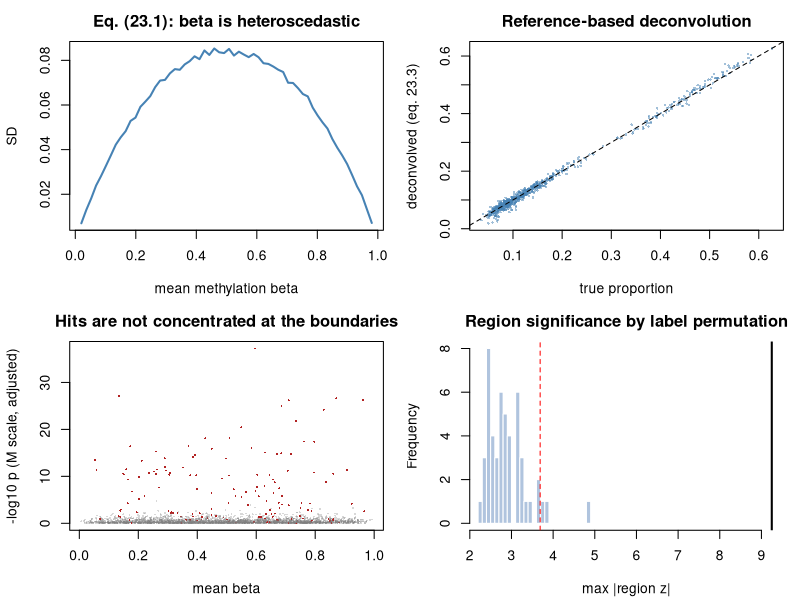

Generate this figure with R:
#' ---
#' title: "Applied 33 - DNA methylation and epigenomics"
#' output: html_document
#' ---
#'
#' **Curriculum link:** `stats.md` -> Topic 23, equations (23.1)-(23.3)
#'
#' ## Dataset card
#'
#' | | |
#' |---|---|
#' | **Real analogue** | Illumina EPIC whole-blood case/control cohort |
#' | **Key confounder** | **Blood cell composition** - usually the dominant signal |
#'
#' ## The three decisions that dominate a methylation analysis
#'
#' 1. **Scale**: model on M, report on beta (23.1).
#' 2. **Cell composition**: confounder, mediator, or outcome? (23.3)
#' 3. **Region vs position**: neighbouring CpGs are correlated.

#+ setup, message = FALSE
suppressPackageStartupMessages(library(MASS))
MODULE_NAME <- "33_methylation_epigenomics"
OUT <- file.path(Sys.getenv("STATS_OUT", unset = "results"), MODULE_NAME)
dir.create(OUT, recursive = TRUE, showWarnings = FALSE)
header <- function(txt) cat("\n", strrep("=", 72), "\n", txt, "\n",
                            strrep("=", 72), "\n", sep = "")
beta_to_m <- function(b, eps = 1e-6) { b <- pmin(pmax(b, eps), 1-eps); log2(b/(1-b)) }
m_to_beta <- function(m) 2^m/(2^m + 1)
CELL_TYPES <- c("CD4T","CD8T","NK","Bcell","Mono","Gran")

#' ## 1. Beta and M-values, eq. (23.1)

#+ beta-m
header("1. Beta values are heteroscedastic; M-values are not (23.1)")
set.seed(3301)
cat(sprintf("  %11s%11s%9s\n", "mean beta", "SD(beta)", "SD(M)"))
for (target in c(0.02, 0.10, 0.30, 0.50, 0.75, 0.95)) {
  m_draws <- rnorm(40000, log2(target/(1-target)), 0.5)
  cat(sprintf("  %11.2f%11.4f%9.4f\n", target, sd(m_to_beta(m_draws)), sd(m_draws)))
}
cat("\n  Probes near 0 or 1 are STRUCTURALLY less variable. A linear model on\n")
cat("  beta gives them standard errors that are too small, so they dominate a\n")
cat("  hit list for a purely mathematical reason. MODEL ON M, REPORT BETA.\n")

#' ## 2. Simulate an array cohort with cell-composition confounding

#+ simulate
header("2. A whole-blood EPIC-like cohort")
simulate_methylation <- function(n = 120, n_probes = 3000, n_dmp = 150) {
  ref_M <- matrix(rnorm(n_probes*length(CELL_TYPES), 0, 2), n_probes) +
    rnorm(n_probes, 0, 1.5)
  case <- rbinom(n, 1, 0.5); age <- rnorm(n, 55, 12); sex <- rbinom(n, 1, 0.5)
  ## Cases have MORE granulocytes and fewer CD4T -> composition is a CONFOUNDER.
  base_logit <- c(1.1, 0.5, 0.2, 0.3, 0.8, 1.9)
  shift <- c(-0.35, 0, 0, 0, 0.10, 0.30)
  W <- t(sapply(seq_len(n), function(i) {
    lg <- base_logit + case[i]*shift + rnorm(length(CELL_TYPES), 0, 0.22)
    exp(lg)/sum(exp(lg))
  }))
  colnames(W) <- CELL_TYPES
  true_eff <- numeric(n_probes)
  dmp <- sample(n_probes, n_dmp); true_eff[dmp] <- rnorm(n_dmp, 0, 0.85)
  M <- ref_M %*% t(W) + outer(true_eff, case) +
    outer(rnorm(n_probes, 0, 0.012), age - mean(age)) +
    matrix(rnorm(n_probes*n, 0, 0.45), n_probes)
  probes <- sprintf("cg%07d", seq_len(n_probes))
  samples <- sprintf("S%03d", seq_len(n))
  dimnames(M) <- list(probes, samples)
  meta <- data.frame(case = case, age = age, sex = sex, W, row.names = samples)
  list(beta = m_to_beta(M), M = M, meta = meta,
       truth = data.frame(true_eff = true_eff, is_dmp = true_eff != 0, row.names = probes),
       ref_M = `dimnames<-`(ref_M, list(probes, CELL_TYPES)))
}
set.seed(3302)
sim <- simulate_methylation()
beta_df <- sim$beta; M_df <- sim$M; meta <- sim$meta; truth <- sim$truth
stopifnot(identical(colnames(beta_df), rownames(meta)))
cat(sprintf("  %d probes x %d samples\n", nrow(beta_df), ncol(beta_df)))
cat(sprintf("  %d probes have a TRUE direct effect of case status\n", sum(truth$is_dmp)))
cat("\n  mean cell proportions by group:\n")
print(round(aggregate(meta[, CELL_TYPES], by = list(case = meta$case), mean), 3))
cat(sprintf("\n  Granulocytes differ by %+.3f between groups -> cell composition is\n",
            diff(tapply(meta$Gran, meta$case, mean))))
cat("  associated with the outcome, i.e. a CONFOUNDER for any probe whose\n")
cat("  methylation differs between cell types.\n")

#' ## 3. Probe-wise testing: what the M scale actually buys you

#+ probewise
header("3. Probe-wise linear models on M vs beta")
probewise <- function(Y, meta, rhs_cols, coef_index = 2) {
  X <- cbind(1, as.matrix(sapply(rhs_cols, function(c_) as.numeric(meta[[c_]]))))
  beta_hat <- qr.coef(qr(X), t(Y))
  resid <- t(Y) - X %*% beta_hat
  dof <- nrow(X) - ncol(X)
  s2 <- pmax(colSums(resid^2)/dof, 1e-14)
  se <- sqrt(s2 * chol2inv(qr.R(qr(X)))[coef_index, coef_index])
  p <- 2*pt(abs(beta_hat[coef_index, ]/se), dof, lower.tail = FALSE)
  data.frame(effect = beta_hat[coef_index, ], s2 = s2, pvalue = p,
             padj = p.adjust(p, "BH"), row.names = rownames(Y))
}
moderated_probewise <- function(Y, meta, rhs_cols, coef_index = 2) {
  base <- probewise(Y, meta, rhs_cols, coef_index)
  X <- cbind(1, as.matrix(sapply(rhs_cols, function(c_) as.numeric(meta[[c_]]))))
  dof <- nrow(X) - ncol(X)
  e <- log(base$s2) - digamma(dof/2) + log(dof/2)
  target <- mad(e)^2 - trigamma(dof/2)
  d0 <- if (target > 0) tryCatch(uniroot(function(d) trigamma(d/2) - target,
                                         c(1e-4, 1e4))$root, error = function(e) 50)
        else 50
  s0_2 <- exp(mean(e) + digamma(d0/2) - log(d0/2))
  s2t <- (d0*s0_2 + dof*base$s2)/(d0 + dof)
  se <- sqrt(s2t * chol2inv(qr.R(qr(X)))[coef_index, coef_index])
  base$pvalue <- 2*pt(abs(base$effect/se), dof + d0, lower.tail = FALSE)
  base$padj <- p.adjust(base$pvalue, "BH")
  list(res = base, d0 = d0)
}
mean_beta <- rowMeans(beta_df)
dist_edge <- pmin(mean_beta, 1 - mean_beta)
res_beta <- probewise(beta_df, meta, c("case","age","sex"))
res_M <- probewise(M_df, meta, c("case","age","sex"))
cat(sprintf("  Spearman(distance from the 0/1 boundary, residual variance):\n"))
cat(sprintf("    beta scale : %+.3f   <- strong dependence\n",
            cor(dist_edge, res_beta$s2, method = "spearman")))
cat(sprintf("    M scale    : %+.3f   <- essentially none\n",
            cor(dist_edge, res_M$s2, method = "spearman")))
cat("\n  That is the heteroscedasticity of eq. (23.1), measured directly.\n")
mb <- moderated_probewise(beta_df, meta, c("case","age","sex"))
mM <- moderated_probewise(M_df, meta, c("case","age","sex"))
cat("\n  WHY IT MATTERS - and it is NOT what most people assume. An ordinary\n")
cat("  probe-wise t-test on beta is largely self-correcting: an extreme probe\n")
cat("  has both a smaller effect AND a smaller SE, and the two mostly cancel.\n")
cat("  The damage appears once you MODERATE the variances, which every standard\n")
cat("  pipeline does (limma, eq. 20.6). Empirical Bayes assumes the residual\n")
cat("  variances are EXCHANGEABLE across probes. On the beta scale they are\n")
cat("  not, so the prior degrees of freedom collapse:\n")
cat(sprintf("\n    prior df d0, beta scale : %8.1f\n", mb$d0))
cat(sprintf("    prior df d0, M scale    : %8.1f\n", mM$d0))
cat("    With n = 4 or 6 per group - the usual EWAS pilot - that is decisive.\n")
score <- function(res, label) {
  rej <- res$padj < 0.05
  tp <- sum(rej & truth$is_dmp); fp <- sum(rej & !truth$is_dmp)
  cat(sprintf("  %-44s%7d%7d%7d%9.2f%8.3f\n", label, sum(rej), tp, fp,
              tp/sum(truth$is_dmp), fp/max(sum(rej), 1)))
}
cat(sprintf("\n  %-44s%7s%7s%7s%9s%8s\n", "analysis", "rej", "TP", "FP", "sens", "FDP"))
score(res_beta, "beta, ordinary t, adj. age+sex")
score(res_M, "M, ordinary t, adj. age+sex")
score(mM$res, "M, MODERATED t, adj. age+sex")
cat("\n  Note the FDP in all rows is far above 0.05. None of these adjusts for\n")
cat("  CELL COMPOSITION, which is the real driver - that is section 4, and it\n")
cat("  matters far more than the scale choice.\n")

#' ## 4. Cell composition: confounder, mediator, or outcome? eq. (23.3)

#+ deconvolution
header("4. Reference-based deconvolution and the adjustment decision (23.3)")
houseman <- function(Y, reference) {
  ## eq. (23.3): non-negative, sum-to-one constrained regression. Implemented
  ## as NNLS via a simple projected-gradient loop, then renormalised.
  R <- as.matrix(reference)
  t(apply(Y, 2, function(y) {
    w <- rep(1/ncol(R), ncol(R))
    for (it in 1:500) {
      g <- crossprod(R, R %*% w - y)
      w <- pmax(w - 0.5*g/max(sum(R^2), 1e-9), 0)
      if (sum(w) > 0) w <- w/sum(w)
    }
    w
  }))
}
disc <- names(sort(apply(sim$ref_M, 1, sd), decreasing = TRUE))[1:400]
W_hat <- houseman(M_df[disc, ], sim$ref_M[disc, ])
colnames(W_hat) <- CELL_TYPES
cat("  Estimated vs true cell proportions (correlation across samples):\n")
for (ct in CELL_TYPES)
  cat(sprintf("    %-8s r = %+.3f   (true mean %.3f, est mean %.3f)\n", ct,
              cor(W_hat[, ct], meta[[ct]]), mean(meta[[ct]]), mean(W_hat[, ct])))
meta_w <- meta
for (ct in CELL_TYPES[-length(CELL_TYPES)]) meta_w[[paste0("est_", ct)]] <- W_hat[, ct]
res_adj <- probewise(M_df, meta_w,
                     c("case","age","sex", paste0("est_", CELL_TYPES[-length(CELL_TYPES)])))
cat(sprintf("\n  %-44s%7s%7s%7s%9s%8s\n", "analysis", "rej", "TP", "FP", "sens", "FDP"))
score(res_M, "M scale, NOT adjusted for composition")
score(res_adj, "M scale, adjusted for estimated composition")
cat("\n  Adjusting removes composition-driven false positives. But BEFORE\n")
cat("  adjusting, decide the CAUSAL ROLE (Module 22):\n")
cat("    CONFOUNDER - composition differs for reasons unrelated to disease\n")
cat("                 (age, smoking, sampling) -> ADJUST.\n")
cat("    MEDIATOR   - the disease CAUSES the composition change, which then\n")
cat("                 changes methylation -> adjusting removes the effect you\n")
cat("                 wanted. Do a mediation analysis instead (eq. 32.6).\n")
cat("    OUTCOME    - the composition change IS the finding -> model it\n")
cat("                 directly and do not adjust methylation for it.\n")
med_frac <- sapply(rownames(truth)[truth$is_dmp][1:60], function(p_) {
  d <- meta; d$y <- M_df[p_, ]
  tot <- coef(lm(y ~ case + age + sex, data = d))["case"]
  dir_ <- coef(lm(as.formula(paste("y ~ case + age + sex +",
                                   paste(CELL_TYPES[-length(CELL_TYPES)], collapse = "+"))),
                  data = d))["case"]
  if (abs(tot) > 1e-6) 1 - dir_/tot else NA
})
cat(sprintf("\n  Median proportion of the case effect 'explained' by composition\n"))
cat(sprintf("  across 60 true DMPs: %.1f%%\n", 100*median(med_frac, na.rm = TRUE)))
cat("  If composition is a MEDIATOR, that fraction is a real biological\n")
cat("  pathway and adjusting it away is a mistake.\n")

#' ## 5. Bisulfite sequencing: beta-binomial counts, eq. (23.2)

#+ bisulfite
header("5. Bisulfite counts need a beta-binomial (23.2)")
set.seed(3303)
n_s <- 24; n_sites <- 400
group <- rbinom(n_s, 1, 0.5)
true_pi <- rbeta(n_sites, 2, 2)
delta <- c(rep(0.12, 40), rep(0, n_sites - 40))
RHO <- 0.03
coverage <- matrix(rnbinom(n_sites*n_s, mu = 30, size = 2), n_sites) + 1
y <- matrix(0L, n_sites, n_s)
for (i in seq_len(n_sites)) for (j in seq_len(n_s)) {
  pij <- min(max(true_pi[i] + delta[i]*group[j], 0.01), 0.99)
  a <- pij*(1/RHO - 1); b <- (1 - pij)*(1/RHO - 1)
  y[i, j] <- rbinom(1, coverage[i, j], rbeta(1, a, b))
}
is_de <- delta != 0
test_sites <- function(quasi) {
  vapply(seq_len(n_sites), function(i) {
    d <- data.frame(m = y[i, ], u = coverage[i, ] - y[i, ], g = group)
    f <- try(glm(cbind(m, u) ~ g, data = d, family = binomial()), silent = TRUE)
    if (inherits(f, "try-error")) return(1)
    if (!quasi) return(coef(summary(f))["g", 4])
    phi <- max(sum(residuals(f, "pearson")^2)/df.residual(f), 1)
    2*pt(abs(coef(f)["g"]/(coef(summary(f))["g",2]*sqrt(phi))),
         df.residual(f), lower.tail = FALSE)
  }, numeric(1))
}
cat(sprintf("  %-34s%7s%7s%7s%8s\n", "model", "rej", "TP", "FP", "FDP"))
for (row_ in list(list("binomial (ignores overdispersion)", FALSE),
                  list("quasi-binomial (eq. 23.2)", TRUE))) {
  p <- test_sites(row_[[2]]); rej <- p.adjust(p, "BH") < 0.05
  cat(sprintf("  %-34s%7d%7d%7d%8.3f\n", row_[[1]], sum(rej), sum(rej & is_de),
              sum(rej & !is_de), sum(rej & !is_de)/max(sum(rej), 1)))
}
cat(sprintf("\n  Coverage ranges %d-%dx. A plain binomial treats a high-coverage\n",
            min(coverage), max(coverage)))
cat("  site as far more certain than a low-coverage one, ignoring the\n")
cat("  BIOLOGICAL variability between samples entirely (eq. 23.2).\n")

#' ## 6. Regions beat positions

#+ regions
header("6. Region-level inference")
set.seed(3304)
probe_pos <- sort(sample(1e7, nrow(truth)))
names(probe_pos) <- rownames(truth)
z_scores <- qnorm(res_adj$pvalue/2, lower.tail = FALSE) * sign(res_adj$effect)
region_scan <- function(z, positions, window = 2000, min_probes = 3) {
  o <- order(positions); zs <- z[o]; ps <- positions[o]
  out <- list(); i <- 1
  while (i <= length(ps)) {
    j <- i
    while (j + 1 <= length(ps) && ps[j+1] - ps[i] <= window) j <- j + 1
    k <- j - i + 1
    ## Stouffer (eq. 6.7). NOTE: assumes INDEPENDENT probes, which adjacent
    ## CpGs violate - so this p-value needs permutation calibration.
    if (k >= min_probes) out[[length(out)+1]] <-
      data.frame(start = ps[i], end = ps[j], n_probes = k, z = sum(zs[i:j])/sqrt(k))
    i <- j + 1
  }
  if (length(out)) do.call(rbind, out) else data.frame()
}
regions <- region_scan(z_scores, probe_pos)
cat(sprintf("  %d candidate regions with >= 3 probes\n", nrow(regions)))
cat(sprintf("  largest |region z|: %.2f\n", max(abs(regions$z))))
cat("\n  CRITICAL: the Stouffer combination assumes INDEPENDENT probes. Adjacent\n")
cat("  CpGs are spatially correlated, so this p-value is anticonservative.\n")
cat("  Calibrate by permuting SAMPLE LABELS and rerunning the whole scan -\n")
cat("  which preserves the spatial correlation structure:\n")
null_max <- replicate(50, {
  mp <- meta; mp$case <- sample(mp$case)
  rp <- probewise(M_df, mp, c("case","age","sex"))
  zp <- qnorm(rp$pvalue/2, lower.tail = FALSE) * sign(rp$effect)
  rg <- region_scan(zp, probe_pos)
  if (nrow(rg)) max(abs(rg$z)) else 0
})
thresh <- quantile(null_max, 0.95)
cat(sprintf("    95th percentile of the max |region z| under permutation: %.2f\n", thresh))
cat(sprintf("    regions exceeding it: %d\n", sum(abs(regions$z) > thresh)))
cat(sprintf("    naive |z| > 1.96 would have called: %d\n", sum(abs(regions$z) > 1.96)))

#' ## 7. Figure

#+ figure
png(file.path(OUT, "methylation.png"), width = 1100, height = 800, res = 110)
par(mfrow = c(2, 2), mar = c(4.2, 4.2, 2.5, 1))
bb <- seq(0.02, 0.98, length.out = 60)
sds <- sapply(bb, function(b) sd(m_to_beta(rnorm(3000, log2(b/(1-b)), 0.5))))
plot(bb, sds, type = "l", lwd = 2, col = "steelblue", xlab = "mean methylation beta",
     ylab = "SD", main = "Eq. (23.1): beta is heteroscedastic")
abline(h = 0.5, col = "darkorange", lty = 2)
plot(as.vector(as.matrix(meta[, CELL_TYPES])), as.vector(W_hat), pch = 16, cex = 0.4,
     col = adjustcolor("steelblue", 0.5), xlab = "true proportion",
     ylab = "deconvolved (eq. 23.3)", main = "Reference-based deconvolution")
abline(0, 1, lty = 2)
plot(mean_beta, -log10(res_adj$pvalue), pch = 16, cex = 0.3,
     col = ifelse(truth$is_dmp, "firebrick", adjustcolor("grey50", 0.3)),
     xlab = "mean beta", ylab = "-log10 p (M scale, adjusted)",
     main = "Hits are not concentrated at the boundaries")
hist(null_max, breaks = 25, col = "lightsteelblue", border = "white",
     xlim = range(c(null_max, max(abs(regions$z)))),
     main = "Region significance by label permutation", xlab = "max |region z|")
abline(v = thresh, col = "red", lty = 2); abline(v = max(abs(regions$z)), lwd = 2)
invisible(dev.off())
cat("\nFigure written to", file.path(OUT, "methylation.png"), "\n")

#' # PROBLEMS
#'
#' ### Problem 1: Report an M-scale effect as a beta difference
#'
#' Take the top 5 hits and convert their effects into "percentage points of
#' methylation". Why can you not just exponentiate the M coefficient?

#+ problem1
## ---- YOUR CODE HERE ----------------------------------------------------

## ---- SOLUTION (uncomment to check) -------------------------------------
# top <- rownames(res_adj)[order(res_adj$pvalue)][1:5]
# cat(sprintf("  %12s%10s%11s%14s%14s%12s\n", "probe","M effect","mean beta",
#             "beta at ctrl","beta at case","difference"))
# for (pr in top) {
#   eff <- res_adj[pr, "effect"]
#   m_ctrl <- mean(M_df[pr, meta$case == 0])
#   b_ctrl <- m_to_beta(m_ctrl); b_case <- m_to_beta(m_ctrl + eff)
#   cat(sprintf("  %12s%10.3f%11.3f%14.3f%14.3f%+12.3f\n", pr, eff,
#               mean(beta_df[pr, ]), b_ctrl, b_case, b_case - b_ctrl))
# }
#
# ## The map from M to beta is NONLINEAR (a logistic), so the SAME M-scale
# ## effect corresponds to a different beta difference depending on where you
# ## start. Near beta = 0.5 the map is steepest; near 0 or 1 a large M change
# ## barely moves beta. Evaluate m_to_beta() at the ACTUAL baseline, which is
# ## why you report "beta went from 0.42 to 0.55".

#' ### Problem 2: Confounder or mediator?
#'
#' Simulate a variant where cell composition is a pure MEDIATOR. Show that
#' adjusting destroys the total effect, and compute the mediated proportion.

#+ problem2
## ---- YOUR CODE HERE ----------------------------------------------------

## ---- SOLUTION (uncomment to check) -------------------------------------
# set.seed(77)
# n <- 200
# case <- rbinom(n, 1, 0.5)
# gran <- 0.30 + 0.10*case + rnorm(n, 0, 0.04)     # disease -> composition
# meth <- 2.0*gran + rnorm(n, 0, 0.15)             # composition -> methylation
# d <- data.frame(case = case, gran = gran, meth = meth)
# tot <- lm(meth ~ case, data = d); dir_ <- lm(meth ~ case + gran, data = d)
# a_path <- coef(lm(gran ~ case, data = d))["case"]
# cat(sprintf("  total effect (TE)             = %+.4f  p = %.2e\n",
#             coef(tot)["case"], coef(summary(tot))["case",4]))
# cat(sprintf("  direct effect after adjusting = %+.4f  p = %.3f\n",
#             coef(dir_)["case"], coef(summary(dir_))["case",4]))
# cat(sprintf("  indirect (NIE) = a*b           = %+.4f\n",
#             a_path*coef(dir_)["gran"]))
# cat(sprintf("  proportion mediated            = %.1f%%\n",
#             100*a_path*coef(dir_)["gran"]/coef(tot)["case"]))
#
# ## There IS a real total effect of disease on methylation - it just runs
# ## THROUGH cell composition. Adjusting for the mediator makes it vanish and
# ## you would wrongly conclude "no methylation difference". The CAUSAL question
# ## decides the model; the data cannot tell you which role composition plays.

#' ### Problem 3: Probe-number bias in gene-set testing
#'
#' Assign probes to genes with unequal probes-per-gene. Show that a naive
#' hypergeometric test on "genes with >= 1 significant probe" is biased toward
#' probe-rich genes even when significance is assigned AT RANDOM.

#+ problem3
## ---- YOUR CODE HERE ----------------------------------------------------

## ---- SOLUTION (uncomment to check) -------------------------------------
# set.seed(88)
# ppg <- rnbinom(400, mu = 7, size = 1.2) + 1
# gene_of_probe <- rep(seq_along(ppg), ppg)[1:nrow(truth)]
# sig_probe <- runif(length(gene_of_probe)) < 0.05    # COMPLETELY AT RANDOM
# gene_hit <- tapply(sig_probe, gene_of_probe, any)
# n_probes <- tapply(rep(1, length(gene_of_probe)), gene_of_probe, sum)
# cat(sprintf("  %17s%17s\n", "probes per gene", "P(gene called)"))
# for (rg in list(c(1,1), c(2,4), c(5,9), c(10,100))) {
#   m <- n_probes >= rg[1] & n_probes <= rg[2]
#   cat(sprintf("  %17s%16.1f%%\n", sprintf("%d-%d", rg[1], rg[2]),
#               100*mean(gene_hit[m])))
# }
#
# ## Probe-rich genes are called far more often, purely because they have more
# ## chances to contain a random hit. Any pathway enriched for probe-rich genes
# ## (promoter CpG islands, long genes) looks "significant" in every study.
# ## missMethyl::gometh corrects exactly this bias; a plain hypergeometric test
# ## on the gene list does not.

#' ## What to take away
#'
#' 1. **Model M, report beta.** Model bisulfite counts as beta-binomial.
#' 2. Decide the CAUSAL ROLE of cell composition before adjusting.
#' 3. Filter probes by outcome-independent quality criteria first.
#' 4. Use region-level inference, calibrated by LABEL PERMUTATION.
#' 5. Correct gene-set tests for probe-number bias.
#'
#' **Next:** `34_gwas_association.R`
